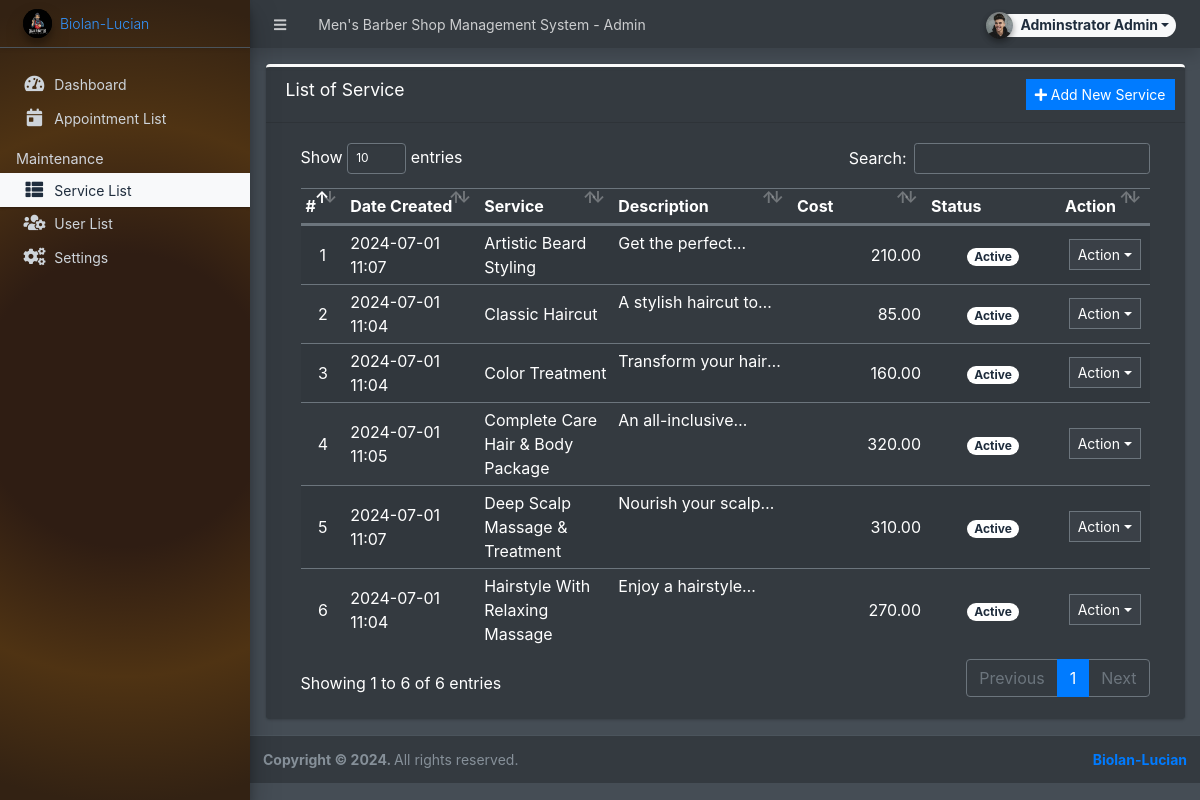
/admin/?page=services (signed in), run on the app's committed database.
### tables this page shows
CREATE TABLE `service_list` (
  `id` int(30) NOT NULL,
  `name` text NOT NULL,
  `description` text NOT NULL,
  `cost` float NOT NULL DEFAULT 0,
  `status` tinyint(1) NOT NULL DEFAULT 1,
  `date_created` datetime NOT NULL DEFAULT current_timestamp(),
  `date_updated` datetime DEFAULT NULL ON UPDATE current_timestamp()
);

### config.php (called while the page is built, shortened)
<?php
require_once('classes/DBConnection.php');
require_once('classes/SystemSettings.php');
function validate_image($file){
    if(!empty($file)){
        $ex = explode('?', $file);
        $file = $ex[0];
        $param = isset($ex[1]) ? '?'.$ex[1] : '';
        if(is_file(base_app.$file)){
            return base_url.$file.$param;
        } else {
            return base_url.'dist/img/no-image-available.png';
        }
    } else {
        return base_url.'dist/img/no-image-available.png';
    }
}
function isMobileDevice(){
    $aMobileUA = array(
        '/iphone/i' => 'iPhone',
        '/ipod/i' => 'iPod',
        '/ipad/i' => 'iPad',
        '/android/i' => 'Android',
        '/blackberry/i' => 'BlackBerry',
        '/webos/i' => 'Mobile'
    );
    return false;
}
?>

### classes/DBConnection.php (called while the page is built, shortened)
<?php
class DBConnection{
    private $host = DB_SERVER;
    private $username = DB_USERNAME;
    private $password = DB_PASSWORD;
    private $database = DB_NAME;
    public $conn;
    public function __construct(){
        if (!isset($this->conn)) {
            $this->conn = new mysqli($this->host, $this->username, $this->password, $this->database);
        }
    }
}
?>

### classes/SystemSettings.php (called while the page is built, shortened)
<?php
class SystemSettings extends DBConnection{
	function userdata($field = ''){
		if(!empty($field)){
			if(isset($_SESSION['userdata'][$field]))
				return $_SESSION['userdata'][$field];
			else
				return null;
		}else{
			return false;
		}
	}
	function info($field=''){
		if(!empty($field)){
			if(isset($_SESSION['system_info'][$field]))
				return $_SESSION['system_info'][$field];
			else
				return false;
		}else{
			return false;
		}
	}
}
$_settings = new SystemSettings();
?>

### admin/services/index.php (the view, shortened to what this page needs)
<div class="card card-outline card-primary">
	<div class="card-header">
		<h3 class="card-title">List of Service</h3>
		<div class="card-tools">
			<a href="javascript:void(0)" id="create_new" class="btn btn-flat btn-sm btn-primary"><span class="fas fa-plus"></span>  Add New Service</a>
		</div>
	</div>
	<div class="card-body">
		<div class="container-fluid">
        <div class="container-fluid">
			<table class="table table-hover table-striped">
				<colgroup>
					<col width="5%">
					<col width="15%">
					<col width="15%">
					<col width="20%">
					<col width="15%">
					<col width="15%">
					<col width="10%">
				</colgroup>
				<thead>
					<tr>
						<th>#</th>
						<th>Date Created</th>
						<th>Service</th>
						<th>Description</th>
						<th>Cost</th>
						<th>Status</th>
						<th>Action</th>
					</tr>
				</thead>
				<tbody>
					<?php
						$i = 1;
						$qry = $conn->query("SELECT * from `service_list`order by `name` asc ");
						while($row = $qry->fetch_assoc()):
					?>
						<tr>
							<td class="text-center"><?php echo $i++; ?></td>
							<td class=""><?php echo date("Y-m-d H:i",strtotime($row['date_created'])) ?></td>
							<td><?php echo ucwords($row['name']) ?></td>
							<td class="truncate-1"><?php echo $row['description'] ?></td>
							<td class="text-right"><?php echo number_format($row['cost'],2) ?></td>
							<td class="text-center">
                                <?php
                                    switch($row['status']){
                                        case '1':
                                            echo "<span class='badge badge-success bg-white badge-pill'>Active</span>";
                                            break;
                                    }
                                ?>
                            </td>
							<td align="center">
								 <button type="button" class="btn btn-flat btn-default btn-sm dropdown-toggle dropdown-icon" data-toggle="dropdown">
				                  		Action
				                  </button>
							</td>
						</tr>
					<?php endwhile; ?>
				</tbody>
			</table>
		</div>
		</div>
	</div>
</div>

### admin/index.php (shortened to what this page needs)
<?php require_once('../config.php'); ?>
 <!DOCTYPE html>
<html lang="en" class="" style="height: auto;">
<?php require_once('inc/header.php') ?>
  <body class="sidebar-mini layout-fixed control-sidebar-slide-open layout-navbar-fixed sidebar-mini-md sidebar-mini-xs dark-mode text-light" data-new-gr-c-s-check-loaded="14.991.0" data-gr-ext-installed="" style="height: auto;">
    <div class="wrapper">
     <?php require_once('inc/topBarNav.php') ?>
     <?php require_once('inc/navigation.php') ?>
     <?php $page = isset($_GET['page']) ? $_GET['page'] : 'home';  ?>
      <div class="content-wrapper pt-3" style="min-height: 567.854px;">
        <section class="content ">
          <div class="container-fluid">
            <?php
              if(!file_exists($page.".php") && !is_dir($page)){
                  include '404.html';
              }else{
                if(is_dir($page))
                  include $page.'/index.php';
                else
                  include $page.'.php';
              }
            ?>
          </div>
        </section>
      </div>
      <?php require_once('inc/footer.php') ?>
  </body>
</html>

### admin/inc/header.php (shortened to what this page needs)
<head>
    <link rel="stylesheet" href="<?php echo base_url ?>plugins/fontawesome-free/css/all.min.css">
    <link rel="stylesheet" href="<?php echo base_url ?>plugins/tempusdominus-bootstrap-4/css/tempusdominus-bootstrap-4.min.css">
  <link rel="stylesheet" href="<?php echo base_url ?>plugins/datatables-bs4/css/dataTables.bootstrap4.min.css">
  <link rel="stylesheet" href="<?php echo base_url ?>plugins/datatables-responsive/css/responsive.bootstrap4.min.css">
  <link rel="stylesheet" href="<?php echo base_url ?>plugins/datatables-buttons/css/buttons.bootstrap4.min.css">
  <link rel="stylesheet" href="<?php echo base_url ?>plugins/select2/css/select2.min.css">
  <link rel="stylesheet" href="<?php echo base_url ?>plugins/select2-bootstrap4-theme/select2-bootstrap4.min.css">
    <link rel="stylesheet" href="<?php echo base_url ?>plugins/icheck-bootstrap/icheck-bootstrap.min.css">
    <link rel="stylesheet" href="<?php echo base_url ?>plugins/jqvmap/jqvmap.min.css">
    <link rel="stylesheet" href="<?php echo base_url ?>dist/css/adminlte.css">
    <link rel="stylesheet" href="<?php echo base_url ?>dist/css/custom.css">
    <link rel="stylesheet" href="<?php echo base_url ?>plugins/overlayScrollbars/css/OverlayScrollbars.min.css">
    <link rel="stylesheet" href="<?php echo base_url ?>plugins/daterangepicker/daterangepicker.css">
    <link rel="stylesheet" href="<?php echo base_url ?>plugins/summernote/summernote-bs4.min.css">
  <link rel="stylesheet" href="<?php echo base_url ?>plugins/sweetalert2-theme-bootstrap-4/bootstrap-4.min.css">
  </head>

### admin/inc/topBarNav.php (shortened to what this page needs)
<nav class="main-header navbar navbar-expand navbar-dark border border-dark border-top-0  border-left-0 border-right-0 navbar-light text-sm bg-dark shadow">
  <ul class="navbar-nav">
    <li class="nav-item">
    <a class="nav-link" data-widget="pushmenu" href="#" role="button"><i class="fas fa-bars"></i></a>
    </li>
    <li class="nav-item d-none d-sm-inline-block">
      <a href="<?php echo base_url ?>" class="nav-link"><?php echo (!isMobileDevice()) ? $_settings->info('name'):$_settings->info('short_name'); ?> - Admin</a>
    </li>
  </ul>
  <ul class="navbar-nav ml-auto">
    <li class="nav-item">
      <div class="btn-group nav-link">
            <button type="button" class="btn btn-rounded badge badge-light dropdown-toggle dropdown-icon" data-toggle="dropdown">
              <span><img src="<?php echo validate_image($_settings->userdata('avatar')) ?>" class="img-circle elevation-2 user-img" alt="User Image"></span>
              <span class="ml-3"><?php echo ucwords($_settings->userdata('firstname').' '.$_settings->userdata('lastname')) ?></span>
            </button>
        </div>
    </li>
  </ul>
</nav>

### admin/inc/navigation.php (shortened to what this page needs)
<aside class="main-sidebar sidebar-dark-light elevation-4 sidebar-no-expand bg-gradient">
  <a href="<?php echo base_url ?>admin" class="brand-link bg-transparent text-sm shadow-sm">
  <img src="<?php echo validate_image($_settings->info('logo'))?>" alt="Store Logo" class="brand-image img-circle elevation-3 bg-black" style="width: 1.8rem;height: 1.8rem;max-height: unset;object-fit:scale-down;object-position:center center">
  <span class="brand-text font-weight-light"><?php echo $_settings->info('short_name') ?></span>
  </a>
  <div class="sidebar os-host os-theme-light os-host-overflow os-host-overflow-y os-host-resize-disabled os-host-transition os-host-scrollbar-horizontal-hidden">
    <div class="os-content-glue" style="margin: 0px -8px; width: 249px; height: 646px;"></div>
    <div class="os-padding">
      <div class="os-viewport os-viewport-native-scrollbars-invisible" style="overflow-y: scroll;">
        <div class="os-content" style="padding: 0px 8px; height: 100%; width: 100%;">
          <nav class="mt-4">
             <ul class="nav nav-pills nav-sidebar flex-column text-sm nav-compact nav-flat nav-child-indent nav-collapse-hide-child" data-widget="treeview" role="menu" data-accordion="false">
              <li class="nav-item dropdown">
                <a href="./" class="nav-link nav-home">
                  <i class="nav-icon fas fa-tachometer-alt"></i>
                  <p>
                    Dashboard
                  </p>
                </a>
              </li>
              <li class="nav-item">
                <a href="<?php echo base_url ?>admin/?page=appointments" class="nav-link nav-appointments">
                  <i class="nav-icon fas fa-calendar-day"></i>
                  <p>
                    Appointment List
                  </p>
                </a>
              </li>
              <?php if($_settings->userdata('type') == 1): ?>
              <li class="nav-header">Maintenance</li>
              <li class="nav-item dropdown">
                <a href="<?php echo base_url ?>admin/?page=services" class="nav-link nav-services">
                  <i class="nav-icon fas fa-th-list"></i>
                  <p>
                    Service List
                  </p>
                </a>
              </li>
              <li class="nav-item dropdown">
                <a href="<?php echo base_url ?>admin/?page=user/list" class="nav-link nav-user_list">
                  <i class="nav-icon fas fa-users-cog"></i>
                  <p>
                    User List
                  </p>
                </a>
              </li>
              <li class="nav-item dropdown">
                <a href="<?php echo base_url ?>admin/?page=system_info" class="nav-link nav-system_info">
                  <i class="nav-icon fas fa-cogs"></i>
                  <p>
                    Settings
                  </p>
                </a>
              </li>
              <?php endif; ?>
            </ul>
          </nav>
        </div>
      </div>
    </div>
  </div>
</aside>

### admin/inc/footer.php (shortened to what this page needs)
<footer class="main-footer text-sm">
        <strong>Copyright © <?php echo date('Y') ?>.
        </strong>
        All rights reserved.
        <div class="float-right d-none d-sm-inline-block">
          <b><a href="https://github.com/LucianGrx/" target="blank"><?php echo $_settings->info('short_name') ?></a></b>
        </div>
      </footer>
    </div>

### admin/inc/topBarNav.php (style rules this page uses)
.user-img { position: absolute; height: 27px; width: 27px; object-fit: cover; left: -7%; top: -12%; }
.btn-rounded { border-radius: 50px; }

### data on the page
service_list: date_created "2024-07-01 11:07", name "Artistic Beard Styling", description "Get the…", cost "210.00", status "Active"
service_list: date_created "2024-07-01 11:04", name "Classic Haircut", description "A stylish haircut…", cost "85.00", status "Active"
service_list: date_created "2024-07-01 11:04", name "Color Treatment", description "Transform your…", cost "160.00", status "Active"
service_list: date_created "2024-07-01 11:05", name "Complete Care Hair & Body Package", description "An…", cost "320.00", status "Active"
service_list: date_created "2024-07-01 11:07", name "Deep Scalp Massage & Treatment", description "Nourish your…", cost "310.00", status "Active"
service_list: date_created "2024-07-01 11:04", name "Hairstyle With Relaxing Massage", description "Enjoy a…", cost "270.00", status "Active"

### other printed values
$_settings->info('name') "Men's Barber Shop Management System"
$_settings->userdata('firstname').' '.$_settings->userdata('lastname') "Adminstrator Admin"
$_settings->info('short_name') "Biolan-Lucian"
